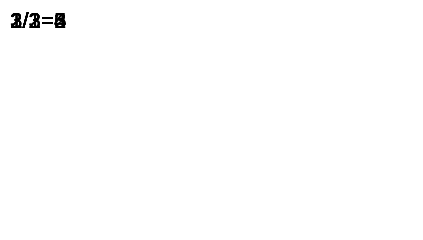

Write a Vega-Lite specification for this figure.
### Vega specification from a JSON file in a GitHub repository (floating-point values rounded to 4 significant figures)
{"$schema": "https://vega.github.io/schema/vega/v6.json", "width": 200, "height": 100, "padding": 5, "data": [{"name": "t", "values": [{"x": 1}, {"x": 2}, {"x": 3}], "transform": [{"type": "cross", "as": ["l", "r"]}, {"type": "formula", "expr": "datum.l.x + datum.r.x", "as": "sum"}]}], "marks": [{"type": "text", "from": {"data": "t"}, "encode": {"update": {"text": {"signal": "datum.l.x + \"/\" + datum.r.x + \"=\" + datum.sum"}}}}]}
